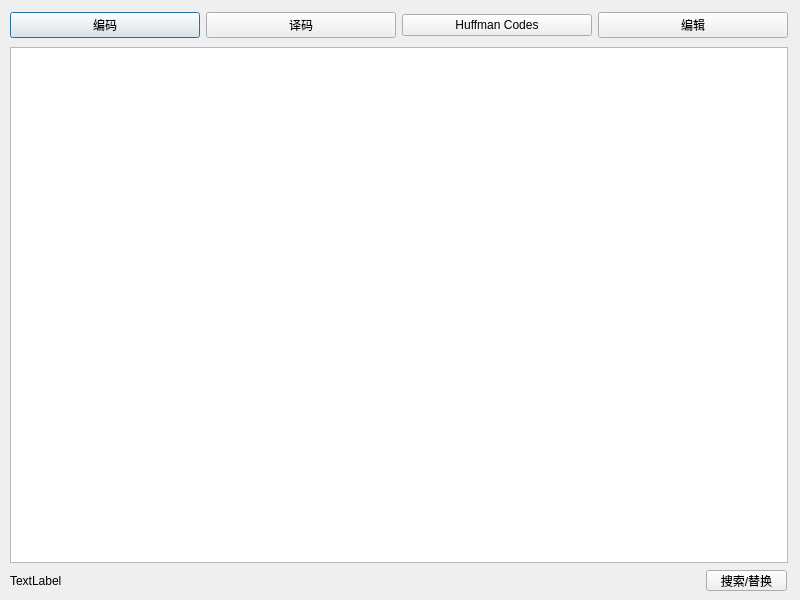
<?xml version="1.0" encoding="UTF-8"?>
<ui version="4.0">
 <class>Dialog</class>
 <widget class="QDialog" name="Dialog">
  <property name="geometry">
   <rect>
    <x>0</x>
    <y>0</y>
    <width>800</width>
    <height>600</height>
   </rect>
  </property>
  <property name="windowTitle">
   <string>Dialog</string>
  </property>
  <widget class="QTextEdit" name="textEdit">
   <property name="geometry">
    <rect>
     <x>10</x>
     <y>47</y>
     <width>778</width>
     <height>516</height>
    </rect>
   </property>
   <property name="font">
    <font>
     <family>SimSun-ExtB</family>
     <pointsize>12</pointsize>
    </font>
   </property>
  </widget>
  <widget class="QWidget" name="horizontalLayoutWidget">
   <property name="geometry">
    <rect>
     <x>10</x>
     <y>10</y>
     <width>778</width>
     <height>30</height>
    </rect>
   </property>
   <layout class="QHBoxLayout" name="horizontalLayout">
    <item>
     <widget class="QPushButton" name="pushButton">
      <property name="text">
       <string>编码</string>
      </property>
     </widget>
    </item>
    <item>
     <widget class="QPushButton" name="pushButton_2">
      <property name="text">
       <string>译码</string>
      </property>
     </widget>
    </item>
    <item>
     <widget class="QPushButton" name="pushButton_3">
      <property name="text">
       <string>Huffman Codes</string>
      </property>
     </widget>
    </item>
    <item>
     <widget class="QPushButton" name="pushButton_4">
      <property name="text">
       <string>编辑</string>
      </property>
     </widget>
    </item>
   </layout>
  </widget>
  <widget class="QToolButton" name="toolButton">
   <property name="geometry">
    <rect>
     <x>706</x>
     <y>570</y>
     <width>81</width>
     <height>21</height>
    </rect>
   </property>
   <property name="text">
    <string>搜索/替换</string>
   </property>
  </widget>
  <widget class="QLabel" name="label">
   <property name="geometry">
    <rect>
     <x>10</x>
     <y>570</y>
     <width>681</width>
     <height>21</height>
    </rect>
   </property>
   <property name="text">
    <string>TextLabel</string>
   </property>
  </widget>
 </widget>
 <resources/>
 <connections/>
</ui>
